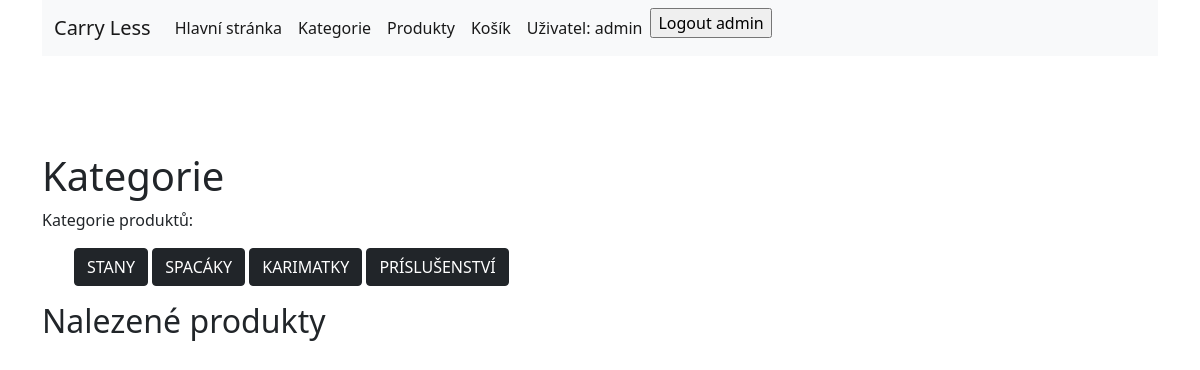
/kategorie/ (signed in), run on the app's committed database.
### viewer/models.py (models this page shows, shortened)
class Categorie(models.Model):
    name = models.CharField(max_length=30)

### viewer/views.py (the view)
# urls.py: path('kategorie/', CategoriesView.as_view(), name='kategorie'),
class CategoriesView(LoginRequiredMixin, TemplateView):
    def get(self, request, *args, **kwargs):
        category_id = request.GET.get("id")
        if(category_id==None):
            extra_context = {
                "all_categories": Categorie.objects.all()
            }
        else:
            extra_context={
                "all_categories": Categorie.objects.all(),
                "category": Categorie.objects.get(id=category_id),
                "products": Product.objects.filter(products_of_categories=category_id)
            }
        return render(request,"kategorie.html",extra_context)

### viewer/templates/kategorie.html (shortened to what this page needs)
 {% extends 'base.html' %}
    {% block content %}
    {% if category != None %}
        <h1>Kategorie {{ category.name }}</h1>
    {% else %}
        <h1>Kategorie</h1>
    {% endif %}
    <p>Kategorie produktů:</p>
    <ul>
        {% if all_categories != None %}
            {% for categorie in all_categories %}
                <a href="/kategorie?id={{categorie.pk}}" class="btn btn-dark" >{{ categorie.name }}</a>
            {% endfor %}
        {% endif %}
    </ul>
    <h2>Nalezené produkty</h2>
 {% endblock %}

### viewer/templates/base.html (shortened to what this page needs)
<!DOCTYPE html>
<html lang="en">
<head>
    <link href="https://cdn.jsdelivr.net/npm/bootstrap@5.0.2/dist/css/bootstrap.min.css" rel="stylesheet">
</head>
<body>
<div class="container">
<nav class="navbar navbar-expand-lg navbar-light bg-light">
  <div class="container-fluid">
    <a class="navbar-brand" href="#">Carry Less</a>
    <div class="collapse navbar-collapse" id="navbarNav">
      <ul class="navbar-nav">
        <li class="nav-item">
          <a class="nav-link active" href="{% url 'main' %}">Hlavní stránka</a>
        </li>
        <li class="nav-item">
          <a class="nav-link active" href="{% url 'kategorie' %}">Kategorie</a>
        </li>
        <li class="nav-item">
          <a class="nav-link active" href="{% url 'produkty' %}">Produkty</a>
        </li>
        <li class="nav-item">
          <a class="nav-link active" href="{% url 'ViewCart' %}">Košík</a>
        </li>
    {% if user.is_authenticated %}
        <li class="nav-item">
          <a class="nav-link active" href="{% url 'userpage' %}">Uživatel: {{user.username}}</a>
        </li>
          <form action= "{% url 'logout' %}" method="POST" >
        {% csrf_token %}<input type = "submit" value = "Logout {{user.username}}">
          </form>
    {% endif %}
      </ul>
    </div>
  </div>
</nav>
<br>
<br>
<br>
<br>
{% block content %}
{% endblock %}
</div>
</body>
</html>

### data on the page
Categorie: name "STANY"
Categorie: name "SPACÁKY"
Categorie: name "KARIMATKY"
Categorie: name "PRÍSLUŠENSTVÍ"

### other printed values
{{ user.username }} "admin"
